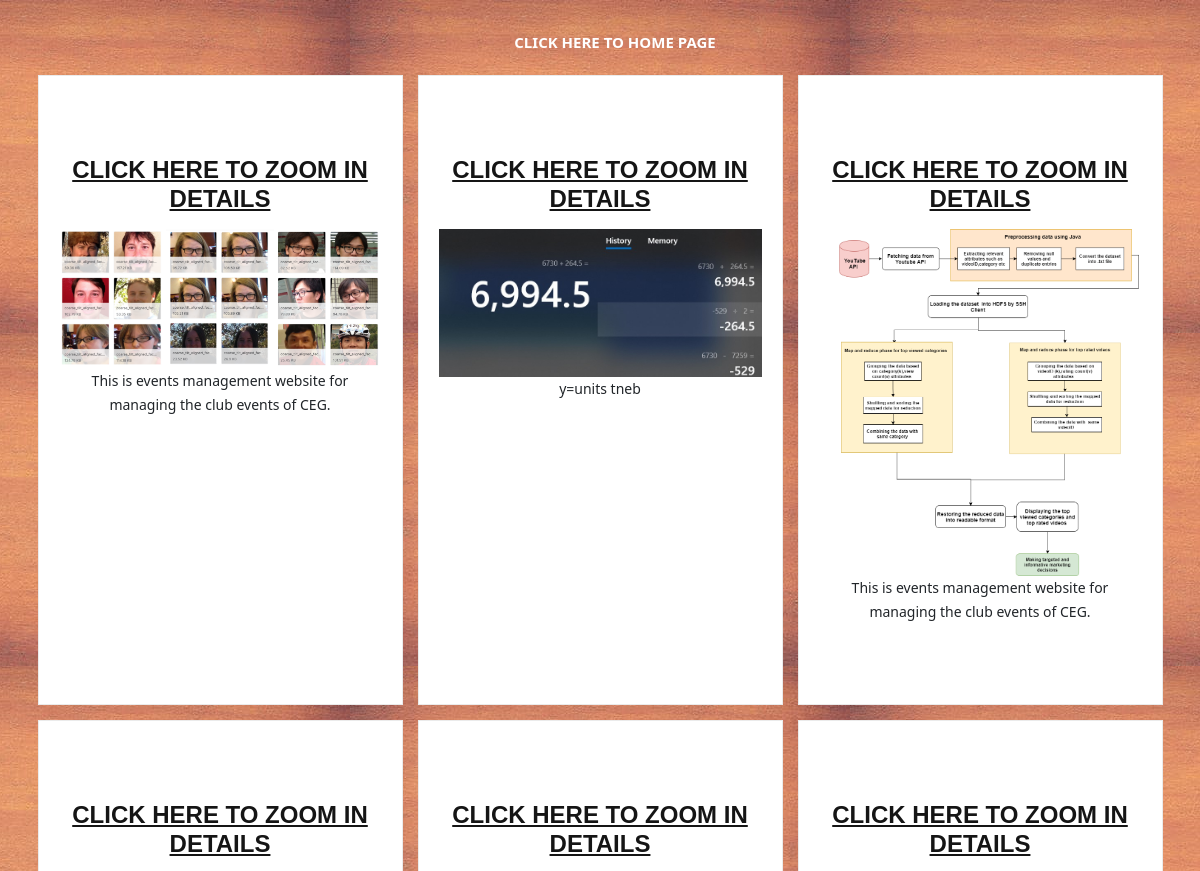
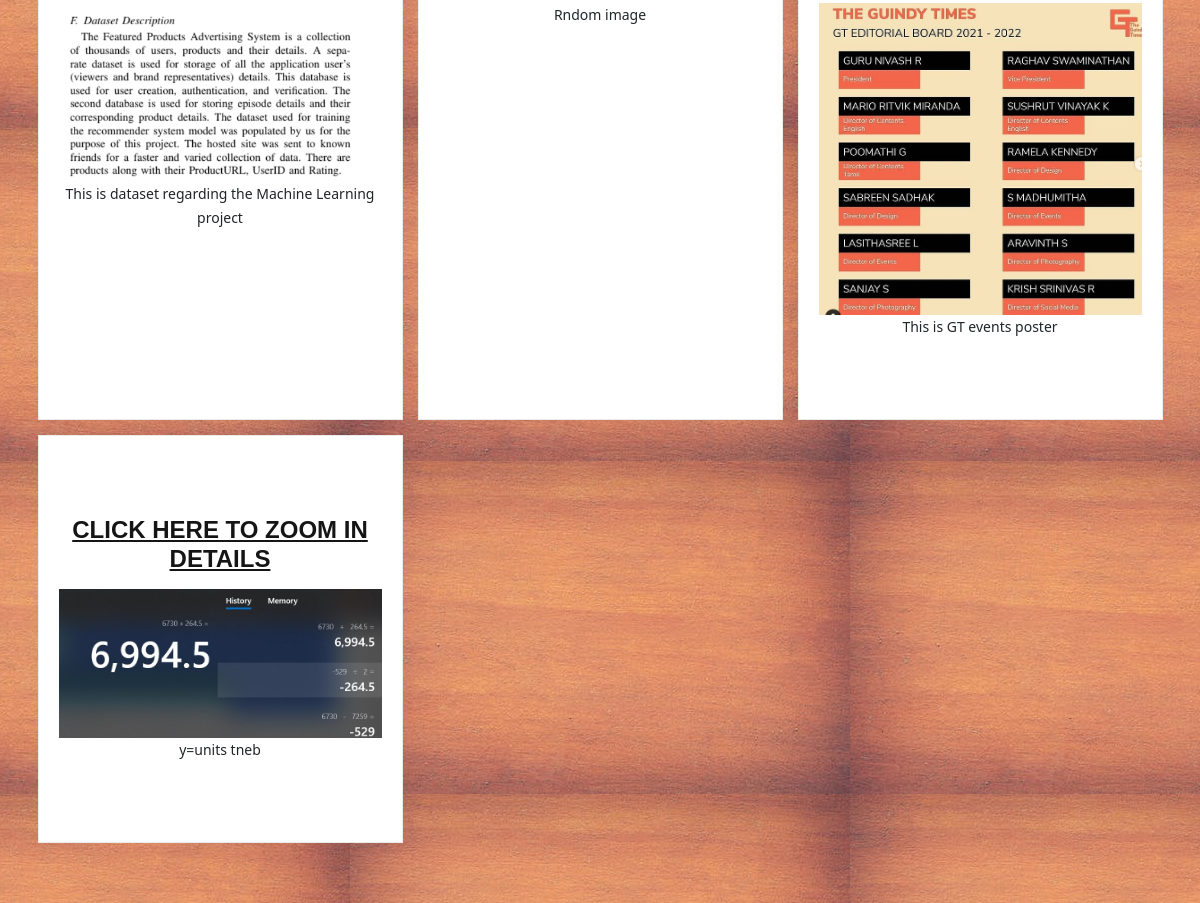
Screenshot of /public/ with the database file from the repository (2 pictures, top to bottom).
### tables this page shows
CREATE TABLE images (uid text unique, owner text, name text, timestamp text, description VARCHAR);

### app.py (the view)
@app.route("/public/")
def FUN_public():
    notes_list = read_note()
    notes_table = zip([x[0] for x in notes_list],\
                          [x[1] for x in notes_list],\
                          [x[2] for x in notes_list],\
                          ["/delete_note/" + x[0] for x in notes_list])
    images_list = list_images()
    images_table = zip([x[0] for x in images_list],\
                        [x[1] for x in images_list],\
                        [x[2] for x in images_list],\
                        [x[3] for x in images_list],\
                        ["/delete_image/" + x[0] for x in images_list])
    return render_template("public_page.html",images = images_table,notes=notes_table)

### database.py (called while the page is built)
def read_note():
    _conn = sqlite3.connect(note_db_file_location)
    _c = _conn.cursor()
    command = "SELECT note_id, timestamp, note FROM notes "
    _c.execute(command)
    result = _c.fetchall()
    _conn.commit()
    _conn.close()
    return result

def list_images():
    _conn = sqlite3.connect(image_db_file_location)
    _c = _conn.cursor()
    command = "SELECT uid,timestamp,name,description FROM images"
    _c.execute(command)
    result = _c.fetchall()
    _conn.commit()
    _conn.close()
    return result

### templates/public_page.html (shortened to what this page needs)
{% extends "base.html" %}
{% block body %}
    <section style="background:url('/static/assets/img/events.jpg') top center;"  id="services" class="services">
    {% if images %}
              <div class="container" data-aos="fade-up">
          <div class="row">
            {% for name in images %}
                      <div class="col-lg-4 col-md-6 d-flex align-items-stretch mt-4" data-aos="zoom-in" data-aos-delay="300">
                        <div class="icon-box">
                          <h4><a href="{{ url_for('display_image', filename=name[0]+ '-' +name[2]) }}">CLICK HERE TO ZOOM IN DETAILS</a></h4>
                          <img src="{{ url_for('display_image', filename=name[0]+'-'+name[2]) }}" class="img-fluid" alt="">
                          <p>{{name [3]}}</p>
                        </div>
                      </div>
               {% endfor %}
              </div>
            </div>
    {% endif %}
  </section>
{% endblock %}

### templates/base.html (shortened to what this page needs)
<html>
<link rel="stylesheet" href="{{ url_for('static', filename='css/bootstrap.min.united.css') }}">
<link rel="stylesheet" href="{{ url_for('static', filename='css/style.css') }}">
  <link rel="stylesheet" href="{{ url_for('static',filename='assets/vendor/aos/aos.css')}}">
  <link rel="stylesheet" href="{{ url_for('static',filename='assets/vendor/bootstrap/css/bootstrap.min.css')}}" >
  <link rel="stylesheet" href="{{ url_for('static',filename='assets/vendor/bootstrap-icons/bootstrap-icons.css')}}">
  <link rel="stylesheet" href="{{ url_for('static',filename='assets/vendor/boxicons/css/boxicons.min.css')}}" >
  <link rel="stylesheet" href="{{ url_for('static',filename='assets/vendor/glightbox/css/glightbox.min.css')}}" >
  <link rel="stylesheet" href="{{ url_for('static',filename='assets/vendor/remixicon/remixicon.css')}}">
  <link rel="stylesheet" href="{{ url_for('static',filename='assets/vendor/swiper/swiper-bundle.min.css')}}">
  <body>
        <header id="header" class="fixed-top ">
            <div class="container d-flex align-items-center justify-content-lg-between">
              <nav id="navbar" class="navbar order-last order-lg-0">
                  <a class="nav-link scrollto" href="{{ url_for('FUN_root') }}">CLICK HERE TO HOME PAGE</a>
              </nav>
            </div>
          </header>
        {% block body %}{% endblock %}
  </body>
</html>

### static/css/style.css (style rules this page uses)
body { font-family: "Open Sans", sans-serif; color: #444444; }
a { color: #ffc451; text-decoration: none; }
h1, h2, h3, h4, h5, h6 { font-family: "Raleway", sans-serif; }
#header { transition: all 0.5s; z-index: 997; padding: 15px 0; }
.navbar { padding: 0; }
.navbar a, .navbar a:focus { display: flex; align-items: center; justify-content: space-between; padding: 10px 0 10px 30px; font-size: 15px; font-weight: 600; color: #fff; white-space: nowrap; transition: 0.3s; }
section { padding: 60px 0; overflow: hidden; }
.services .icon-box { text-align: center; border: 1px solid #ebebeb; padding: 80px 20px; transition: all ease-in-out 0.3s; background: #fff; }
.services .icon-box h4 { font-weight: 700; margin-bottom: 15px; font-size: 24px; }
.services .icon-box h4 a { color: #151515; transition: ease-in-out 0.3s; }
.services .icon-box p { line-height: 24px; font-size: 14px; margin-bottom: 0; }

### rows the page displays
images: uid+name (picture), description "This is events management website for managing the club events of CEG."
images: uid+name (picture), description "y=units tneb"
images: uid+name (picture), description "This is events management website for managing the club events of CEG."
images: uid+name (picture), description "This is dataset regarding the Machine Learning project"
images: description "Rndom image"
images: uid+name (picture), description "This is GT events poster"
images: uid+name (picture), description "y=units tneb"
